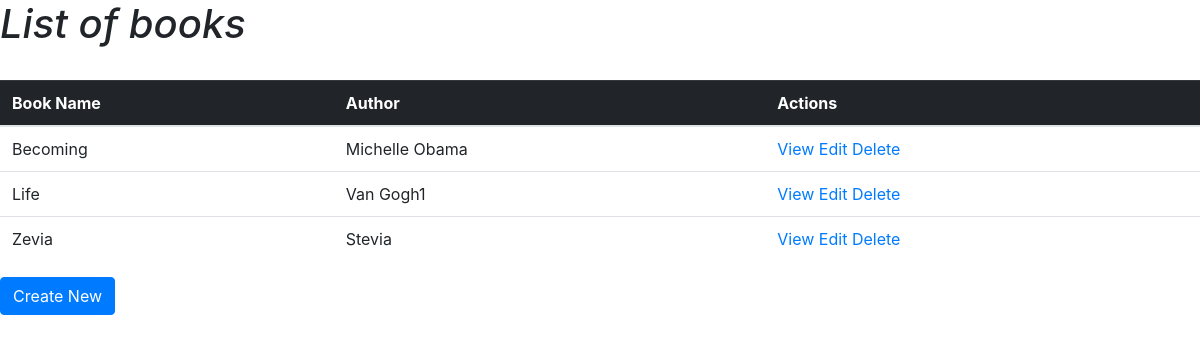
The app's page /home/booklist/, older data.
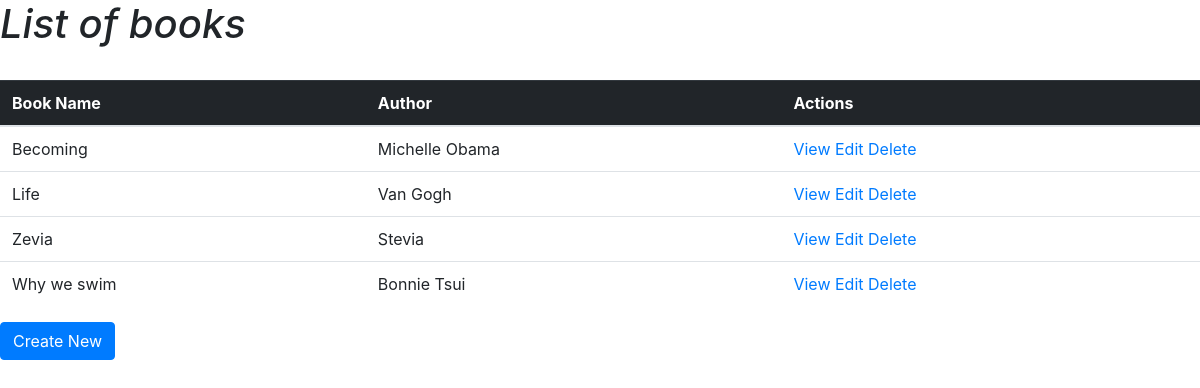
The same page, newer data.
### home/models.py (models this page shows, shortened)
class Books(models.Model):
    Book_Name = models.CharField(max_length=20)
    Author = models.CharField(max_length=20)
    PublishDate = models.DateField()

### home/views.py (the view)
# urls.py: path('booklist/',views.book_list,name ="BL"),
def book_list(request):
    book = Books.objects.all()
    context = {"object_list": book}
    return render(request,"book/book.html",context)

### templates/book/book.html (shortened to what this page needs)
<link rel="stylesheet" href="https://stackpath.bootstrapcdn.com/bootstrap/4.1.3/css/bootstrap.min.css">
{% load static %}
<h1> List of books </h1>
<link rel = "stylesheet" type = "text/css" href = "{% static 'book/book.css' %} ">
<table class="table">
  <thead class="table-dark">
    <tr>
      <th scope="col">Book Name</th>
      <th scope="col">Author</th>
      <th scope="col">Actions</th>
    </tr>
  </thead>
  <tbody>
    {% for book in object_list %}
    <tr>
      <td>{{book.Book_Name}}</td>
      <td>{{book.Author}}</td>
      <td><a href="{% url "BV" book.id %}"> View </a>  <a href="{% url "BE" book.id %}"> Edit </a> <a href="{% url "BD" book.id %}"> Delete </a></td>
    </tr>
    {% endfor %}
  </tbody>
</table>
<a href= "{% url "BC" %}" class="btn btn-primary">Create New</a>

### static/book/book.css (style rules this page uses)
h1 { font-style: italic; }

Row changes from the older to the newer data that the page shows:
changed Books "Life": Author "Van Gogh1" → "Van Gogh"
added Books: Book_Name "Why we swim", Author "Bonnie Tsui"
